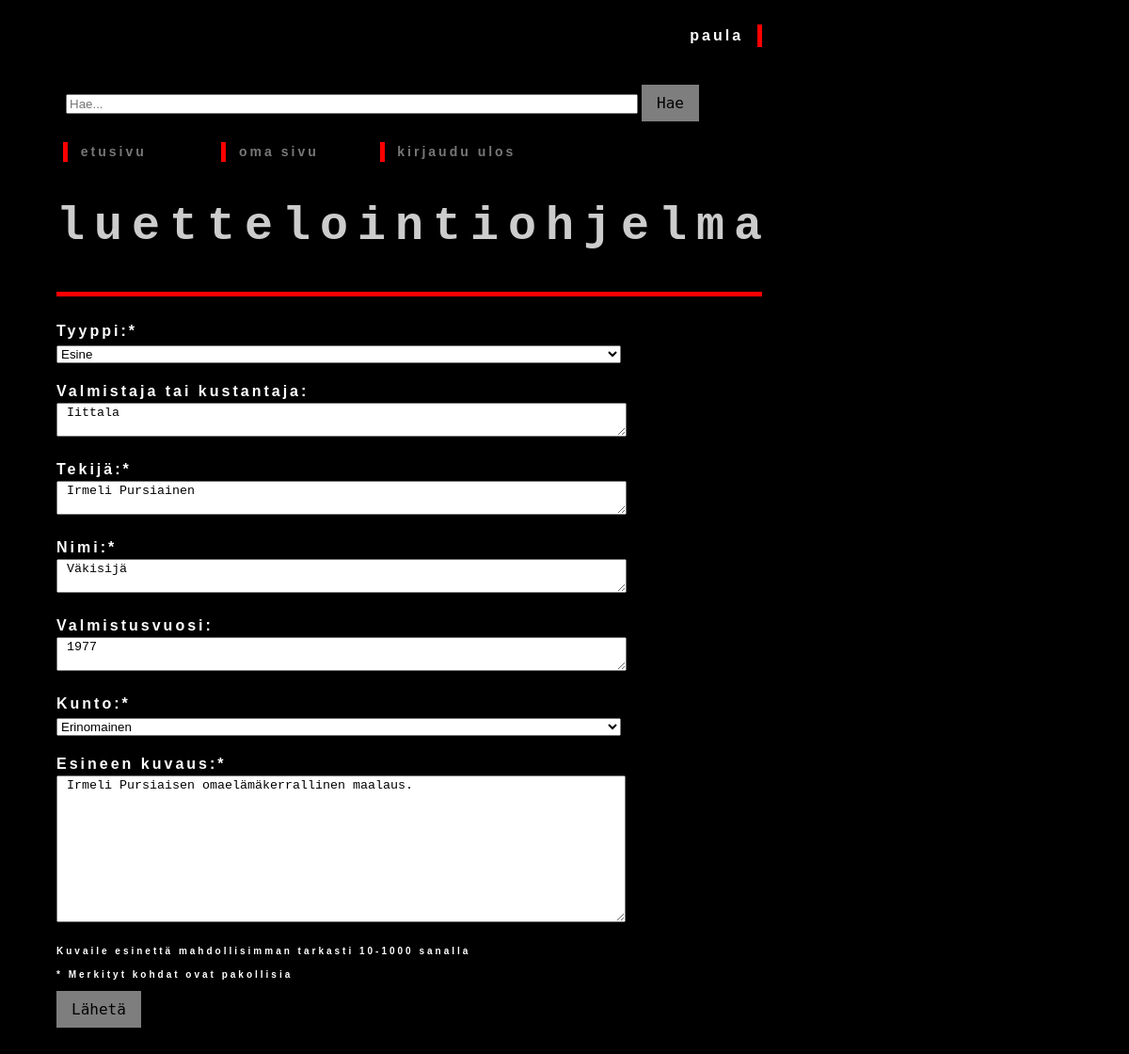
/edit/4 (signed in), run on the app's committed database.
### tables this page shows
CREATE TABLE users (
    id INTEGER PRIMARY KEY,
    username TEXT UNIQUE,
    password_hash TEXT,
    image BLOB
);

CREATE TABLE items (
    item_id INTEGER PRIMARY KEY,
    ttyype TEXT,
    content TEXT,
    year INTEGER,
    title TEXT,
    creator TEXT,
    author TEXT,
    condition TEXT,
    sent_at TEXT,
    user_id INTEGER REFERENCES users,
    image BLOB

);

### app.py (the view, shortened to what this page needs)
@app.route("/edit/<int:item_id>", methods=["GET", "POST"])
def edit_item(item_id):
    require_login()
    item = lists.get_item(item_id)
    if item is None:
        abort(404)
    if item["user_id"] != session["user_id"]:
        abort(403)
    if request.method == "GET":
        items = lists.get_items(1, 10)
        return render_template("edit.html", item=item, items=items)

### app.py (called while the page is built)
def require_login():
    if "user_id" not in session:
        abort(403)

@app.before_request
def before_request():
    g.start_time = time.time()

@app.after_request
def after_request(response):
    elapsed_time = round(time.time() - g.start_time, 2)
    print("elapsed time:", elapsed_time, "s")
    return response

### db.py (called while the page is built)
def get_connection():
    con = sqlite3.connect("database.db")
    con.set_trace_callback(print)
    con.execute("PRAGMA foreign_keys = ON")
    con.row_factory = sqlite3.Row
    return con

def query(sql, params=()):
    con = get_connection()
    result = con.execute(sql, params).fetchall()
    con.close()
    return result

### lists.py (called while the page is built)
def get_items(page, page_size):
    sql = """
        SELECT DISTINCT
            i.item_id,
            u.username,
            i.ttyype,
            i.author,
            i.title,
            i.creator,
            i.year,
            i.condition,
            i.content,
            i.sent_at,
            i.user_id
        FROM items i
        JOIN users u ON i.user_id = u.id
        LIMIT ? OFFSET ?
    """
    limit = page_size
    offset = page_size * (page - 1)
    result = db.query(sql, [limit, offset])
    return result if result else []

def get_item(item_id):
    sql = """
    SELECT u.id,
           i.item_id,
           i.ttyype,
           i.author,
           i.title,
           i.year,
           i.creator,
           i.condition,
           i.content,
           u.username,
           i.sent_at,
           i.user_id
    FROM items i
    JOIN users u ON i.user_id = u.id
    WHERE i.item_id = ?
    """
    rows = db.query(sql, [item_id])
    if not rows:
        return None
    return rows[0]

### templates/edit.html (shortened to what this page needs)
<!DOCTYPE html>
<html>
<head>
  <link rel="stylesheet" href="{{ url_for('static', filename='css/styles.css') }}">
</head>
<body>
<div class="kayttaja">
	{% if session.username %}
		<p class="outsetv">
			{{ session.username}} &nbsp;
		</p>
	{% endif %}
</div>
<div class="hakukentta">
	<form action="/" method="get">
		<input type="text" name="q" placeholder="Hae..." class="sendform"
			value="{{ request.args.get('q', '') }}">
		<input type="submit" value="Hae" class="button">
	</form>
</div>
<div class="linkit">
	<table class="table">
		<tr>
			<td class="td">
				<p class="outset">&nbsp; <a href="/"> etusivu</a>
				</p>
			</td>
			<td class="td">
				<p class="outset">&nbsp; <a href="/user/{{ session.user_id }}"> oma sivu</a>
				</p>
			</td>
				{% if session.username %}
			<td class="td">
					<p class="outset">&nbsp; <a href="/logout">kirjaudu ulos</a>
					</p>
			</td>
			<td>
			</td>
				{% endif %}
		</tr>
	</table>
</div>
<div class="paapalkki">
	<h2>luettelointiohjelma</h2>
	<div class="vaakaviiva">
	</div>
	<form action="/edit/{{ item[1] }}" method="post">
		<p>Tyyppi:*<br>
			<select name="ttyype" class="sendform">
    {% for val in ["Kirja", "Äänilevy", "Elokuva", "Esine"] %}
        <option value="{{ val }}" {% if item['ttyype'] == val %}selected{% endif %}>{{ val }}</option>
    {% endfor %}
</select>
		</p>
		<p>Valmistaja tai kustantaja:<br>
			<textarea name="creator" class="sendform" maxlength="50"> {{ item['creator'] }} </textarea>
		</p>
		<p>Tekijä:*<br>
			<textarea name="author" class="sendform" minlength="2" maxlength="50" required> {{ item['author'] }} </textarea>
		</p>
		<p>Nimi:*<br>
			<textarea name="title" class="sendform" minlength="2" maxlength="50" required> {{ item['title'] }} </textarea>
		</p>
		<p>Valmistusvuosi:<br>
			<textarea name="year" class="sendform" maxlength="8"> {{ item['year'] }} </textarea>
		</p>
		<p>Kunto:*<br>
			<select name="condition" class="sendform">
				{% for val in ["Erinomainen", "Hyvä", "Tyydyttävä", "Välttävä"] %}
					<option value="{{ val }}" {% if item['condition'] == val %}selected{% endif %}>{{ val }}</option>
				{% endfor %}
</select>
		<p>Esineen kuvaus:*<br>
			<textarea name="content" rows="10" cols="73" minlength="10" maxlength="1000" required> {{ item['content'] }} </textarea>
		</p>
		<p class="mini">Kuvaile esinettä mahdollisimman tarkasti 10-1000 sanalla</p>
		<p class="mini">* Merkityt kohdat ovat pakollisia</p>
		<input type="submit" class="button" value="Lähetä">
	</form>
</div>
</body>
</html>

### static/css/styles.css (style rules this page uses)
body { margin: 0 auto; max-width: 50em; line-height: 1,3; padding: 4em 2em; background-color: #000000; font-stretch: expanded; color: #cccccc; }
h2 { font-family: 'Courier', 'Courier New', 'monospace'; font-size: 50px; text-transform: lowercase; text-align: center; top: 50%; letter-spacing: 10px; }
p { font-family: 'Helvetica', 'Arial', 'sans-serif'; font-weight: bold; letter-spacing: 3px; line-height: 1.5; color: #FFFFFF; }
p.outset { border-left: 5px solid red; }
p.outsetv { border-right: 5px solid red; text-align: right; }
p.mini { font-size: 10px; }
.table { width: 90%; text-align: left; margin: 0px; padding: 0px; }
.td { vertical-align: text-top; text-align: left; font-size: 14px; font-family: 'Helvetica', 'Arial', 'sans-serif'; padding: 5px; margin: 5px; width: 25%; }
.sendform { width: 600px; }
.button { background-color: #7e7e7e; border: none; color: black; font-family: 'monospace'; font-size: 10px; padding: 10px 16px; text-align: center; text-decoration: none; display: inline-block; font-size: 16px; cursor: pointer; }
a:link, a:visited { text-decoration: none; color: #777777; }
.vaakaviiva { border-bottom: 5px solid red; margin-top: 25px; margin-bottom: 25px; width: 100%; }
.linkit { top: 130px; left: 60px; position: absolute; width: 750px; }
.kayttaja { top: 10px; left: 60px; text-align: right; position: absolute; width: 750px; }
.hakukentta { top: 80px; left: 60px; position: absolute; width: 750px; padding: 0px; margin: 10px; margin-right: 20px; }
.paapalkki { width: 750px; height: 100%; left: 60px; top: 170px; text-align: left; position: absolute; }

### data on the page
users: username "paula"
items: ttyype "Esine", creator "Iittala", author "Irmeli Pursiainen", title "Väkisijä", year "1977", content "Irmeli Pursiaisen omaelämäkerrallinen maalaus."

### other printed values
form field condition "Erinomainen"
